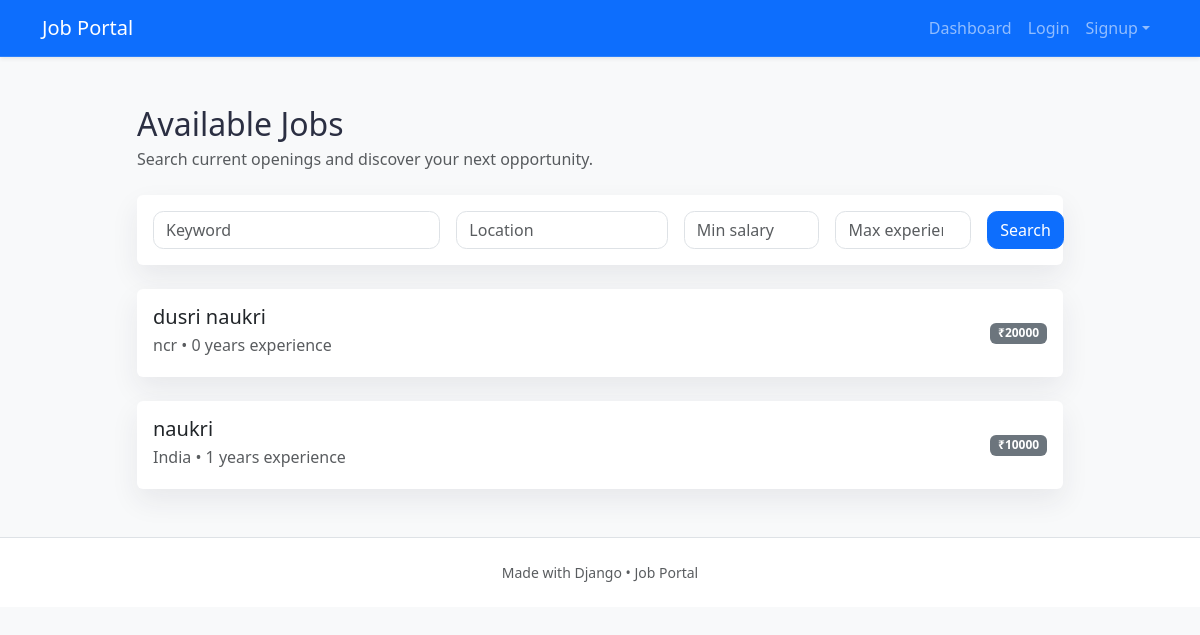
The page /jobs/ on the database as committed earlier.
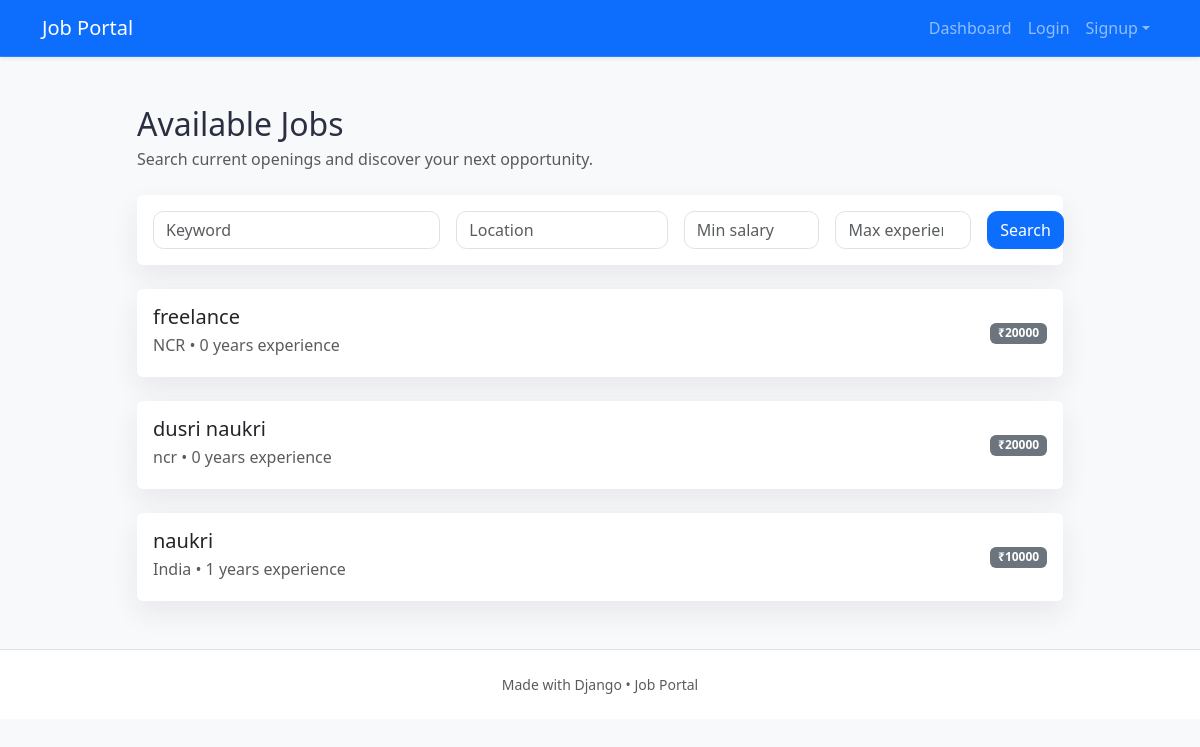
The same page on the database as committed later.
### jobs/models.py (models this page shows, shortened)
class Job(models.Model):
    employer = models.ForeignKey(
        User,
        on_delete=models.CASCADE
    )
    title = models.CharField(max_length=200)
    description = models.TextField()
    location = models.CharField(max_length=200)
    salary = models.IntegerField()
    experience_required = models.IntegerField()
    created_at = models.DateTimeField(
        auto_now_add=True
    )

### jobs/views.py (the view)
def job_list(request):
    if request.user.is_authenticated and request.user.user_type == 'employer':
        jobs = Job.objects.filter(
            employer=request.user
        ).order_by('-created_at')
    else:
        jobs = Job.objects.all().order_by('-created_at')
    keyword = request.GET.get('keyword')
    location = request.GET.get('location')
    salary = request.GET.get('salary')
    experience = request.GET.get('experience')
    if keyword:
        jobs = jobs.filter(
            Q(title__icontains=keyword) |
            Q(description__icontains=keyword)
        )
    if location:
        jobs = jobs.filter(
            location__icontains=location
        )
    if salary:
        jobs = jobs.filter(
            salary__gte=salary
        )
    if experience:
        jobs = jobs.filter(
            experience_required__lte=experience
        )
    return render(
        request,
        'jobs/job_list.html',
        {
            'jobs': jobs
        }
    )

### jobs/templates/jobs/job_list.html (shortened to what this page needs)
{% extends "base.html" %}
{% block content %}
<div class="d-flex flex-column flex-md-row justify-content-between align-items-start align-items-md-center mb-4 gap-3">
  <div>
    <h2 class="mb-1">Available Jobs</h2>
    <p class="text-muted mb-0">Search current openings and discover your next opportunity.</p>
  </div>
</div>
<div class="card mb-4">
  <div class="card-body">
    <form method="get" class="row g-3">
      <div class="col-md-4">
        <input type="text" name="keyword" value="{{ request.GET.keyword }}" class="form-control" placeholder="Keyword">
      </div>
      <div class="col-md-3">
        <input type="text" name="location" value="{{ request.GET.location }}" class="form-control" placeholder="Location">
      </div>
      <div class="col-md-2">
        <input type="number" name="salary" value="{{ request.GET.salary }}" class="form-control" placeholder="Min salary">
      </div>
      <div class="col-md-2">
        <input type="number" name="experience" value="{{ request.GET.experience }}" class="form-control" placeholder="Max experience">
      </div>
      <div class="col-md-1 text-end">
        <button type="submit" class="btn btn-primary w-110">Search</button>
      </div>
    </form>
  </div>
</div>
{% if jobs %}
<div class="row g-4">
  {% for job in jobs %}
  <div class="col-12">
    <article class="card job-card">
      <div class="card-body">
        <div class="d-flex flex-column flex-md-row justify-content-between align-items-start align-items-md-center">
          <div>
            <h3 class="h5 mb-1"><a class="stretched-link text-decoration-none text-dark" href="{% url 'job_detail' job.id %}">{{ job.title }}</a></h3>
            <p class="mb-1 text-muted">{{ job.location }} • {{ job.experience_required }} years experience</p>
          </div>
          <span class="badge bg-secondary">₹{{ job.salary }}</span>
        </div>
      </div>
    </article>
  </div>
  {% endfor %}
</div>
{% else %}
<div class="card">
  <div class="card-body">
    <p class="mb-0">No jobs were found. Try broadening your search or check back later.</p>
  </div>
</div>
{% endif %}
{% endblock %}

Rows that differ between the two databases and show on the page:
added Job: title "freelance", location "NCR", experience_required "0", salary "20000"
